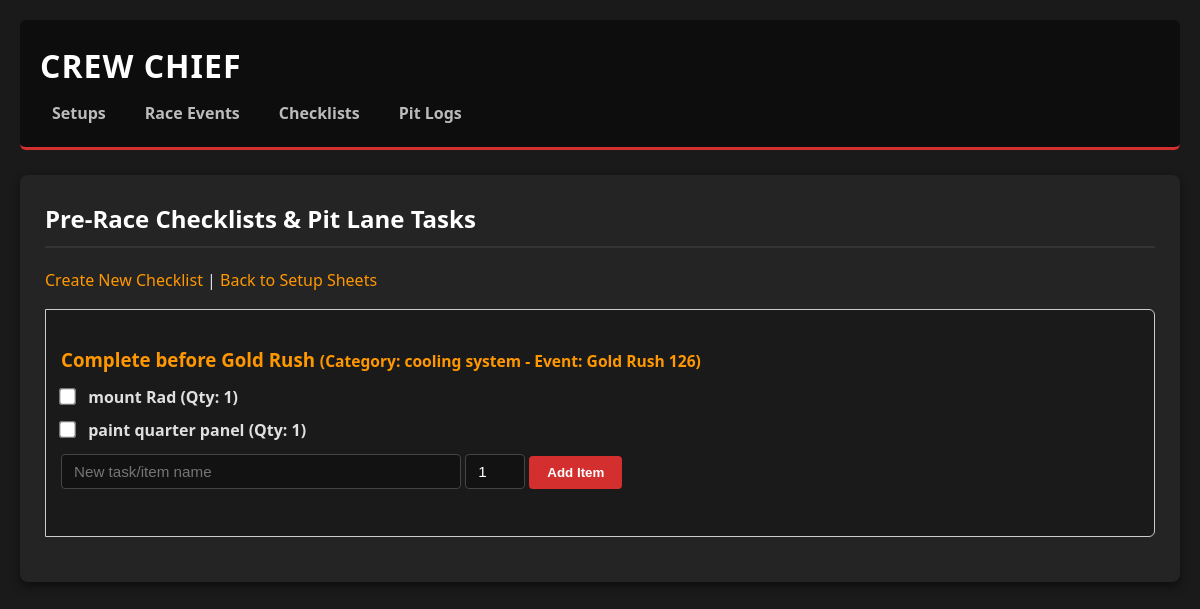
The page /checklists.php on the database its author committed.
### tables this page shows
CREATE TABLE `lists` (
  `listID` int(11) NOT NULL,
  `eventID` int(11) NOT NULL,
  `listTitle` varchar(100) NOT NULL,
  `category` varchar(50) NOT NULL
);

CREATE TABLE `race_events` (
  `eventID` int(50) NOT NULL,
  `profileID` int(11) NOT NULL,
  `eventName` varchar(100) NOT NULL,
  `trackName` varchar(100) NOT NULL,
  `eventDate` date NOT NULL,
  `notes` text DEFAULT NULL
);

CREATE TABLE `list_items` (
  `itemID` int(11) NOT NULL,
  `listID` int(11) NOT NULL,
  `itemName` varchar(300) NOT NULL,
  `quantity` int(11) NOT NULL DEFAULT 1,
  `isCompleted` tinyint(1) NOT NULL
);

### checklists.php (the view, shortened to what this page needs)
<?php
    require_once("database.php");
    $queryLists = 'SELECT l.listID, l.listTitle, l.category, e.eventName, e.trackName
                   FROM lists l
                   LEFT JOIN race_events e ON l.eventID = e.eventID
                   ORDER BY l.listID DESC';
    $statement = $db->prepare($queryLists);
    $statement->execute();
    $lists = $statement->fetchAll();
    $queryItems = 'SELECT * FROM list_items ORDER BY itemID ASC';
    $statement = $db->prepare($queryItems);
    $statement->execute();
    $allItems = $statement->fetchAll();
    $listItems = [];
    foreach ($allItems as $item) {
        $listItems[$item['listID']][] = $item;
    }
?>
<!DOCTYPE html>
<html>
<head>
    <link rel="stylesheet" type="text/css" href="css/crew_chief.css" />
</head>
<body>
    <?php include("header.php"); ?>
    <main>
        <h2>Pre-Race Checklists & Pit Lane Tasks</h2>
        <p><a href="add_checklist_form.php">Create New Checklist</a> | <a href="index.php">Back to Setup Sheets</a></p>
        <?php if (empty($lists)): ?>
            <p>No checklists created yet.</p>
        <?php else: ?>
            <?php foreach ($lists as $list): ?>
                <section class="details-section" style="border: 1px solid #ccc; padding: 15px; margin-bottom: 20px;">
                    <h3><?php echo htmlspecialchars($list['listTitle']); ?>
                        <small>(Category: <?php echo htmlspecialchars($list['category']); ?> - Event: <?php echo htmlspecialchars($list['eventName'] ?? 'General'); ?>)</small>
                    </h3>
                    <ul style="list-style-type: none; padding-left: 0;">
                        <?php
                            $items = $listItems[$list['listID']] ?? [];
                            if (empty($items)):
                        ?>
                            <li><em>No checklist items added yet.</em></li>
                        <?php else: ?>
                            <?php foreach ($items as $item): ?>
                                <li style="margin-bottom: 8px;">
                                    <form action="toggle_item.php" method="post" style="display:inline;">
                                        <input type="checkbox" onchange="this.form.submit()" <?php echo $item['isCompleted'] ? 'checked' : ''; ?> />
                                    </form>
                                    <span style="<?php echo $item['isCompleted'] ? 'text-decoration: line-through; color: #888;' : 'font-weight: bold;'; ?>">
                                        <?php echo htmlspecialchars($item['itemName']); ?>
                                        (Qty: <?php echo htmlspecialchars($item['quantity']); ?>)
                                    </span>
                                </li>
                            <?php endforeach; ?>
                        <?php endif; ?>
                    </ul>
                    <form action="add_list_item.php" method="post" style="margin-top: 10px;">
                        <input type="text" name="item_name" placeholder="New task/item name" required />
                        <input type="number" name="quantity" value="1" min="1" style="width: 60px;" required />
                        <input type="submit" value="Add Item" />
                    </form>
                </section>
            <?php endforeach; ?>
        <?php endif; ?>
    </main>
</body>
</html>

### css/crew_chief.css (style rules this page uses)
* { box-sizing: border-box; margin: 0; padding: 0; }
body { font-family: 'Segoe UI', Tahoma, Geneva, Verdana, sans-serif; background-color: #1a1a1a; color: #e0e0e0; line-height: 1.6; padding: 20px; }
main { max-width: 1200px; margin: 0 auto; background-color: #242424; padding: 25px; border-radius: 8px; box-shadow: 0 4px 10px rgba(0, 0, 0, 0.5); }
h2 { color: #ffffff; border-bottom: 2px solid #333; padding-bottom: 8px; margin-bottom: 20px; }
h3 { color: #ff9800; margin-top: 20px; margin-bottom: 10px; }
p { margin-bottom: 15px; }
a { color: #ff9800; text-decoration: none; }
form { margin-bottom: 20px; }
input[type="text"], input[type="number"], input[type="date"], select, textarea { width: calc(100% - 190px); max-width: 400px; padding: 8px 12px; background-color: #121212; border: 1px solid #444; color: #fff; border-radius: 4px; margin-bottom: 12px; font-size: 0.95rem; }
input[type="submit"], button { background-color: #d32f2f; color: white; border: none; padding: 9px 18px; font-weight: bold; border-radius: 4px; cursor: pointer; transition: background-color 0.2s ease; }
.details-section { background-color: #1a1a1a; border-left: 4px solid #d32f2f; padding: 15px 20px; margin-bottom: 20px; border-radius: 0 6px 6px 0; }
input[type="checkbox"] { transform: scale(1.3); margin-right: 10px; cursor: pointer; accent-color: #d32f2f; }

### rows shown on the page
lists: listTitle "Complete before Gold Rush", category "cooling system", eventID.eventName "Gold Rush 126"
list_items: itemName "mount Rad", quantity "1"
list_items: itemName "paint quarter panel", quantity "1"
